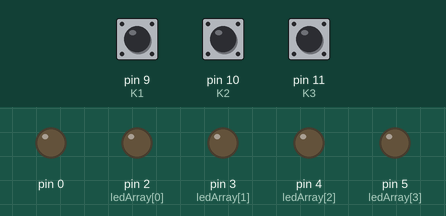
Recording of a sketch running on a simulated Arduino Uno, built with avr-gcc and run on an emulated ATmega328P. Shown: output pins drawn as LEDs (lit = HIGH). Inputs (shaded band) come from the test bench; at power-on: pin 9 (K1) HIGH, pin 10 (K2) HIGH, pin 11 (K3) HIGH.

Above: at 1.2 s.
1.3 s: pin 9 (K1) pulled LOW for 0.15 s
At 2.5 s:
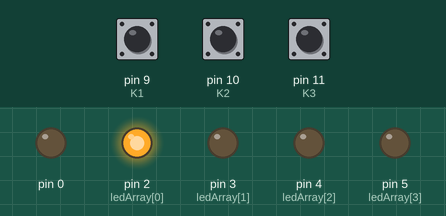
2.9 s: pin 9 (K1) pulled LOW for 1 s
At 4.1 s:
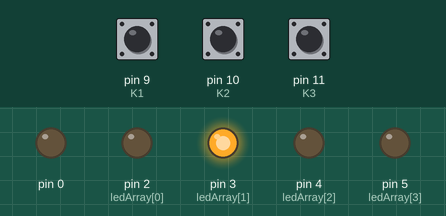
5.4 s: pin 9 (K1) pulled LOW for 0.15 s
At 6.1 s:
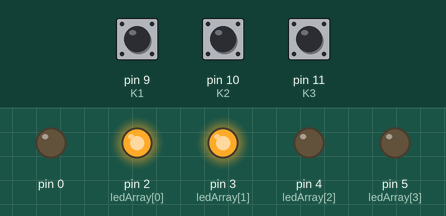
7.0 s: pin 9 (K1) pulled LOW for 3.2 s
At 7.4 s:
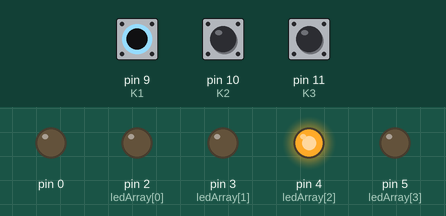
11.7 s: pin 9 (K1) pulled LOW for 0.15 s
At 12.9 s:
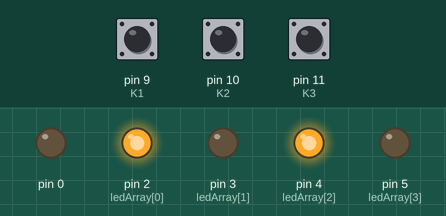
13.3 s: pin 9 (K1) pulled LOW for 1 s
At 14.3 s:
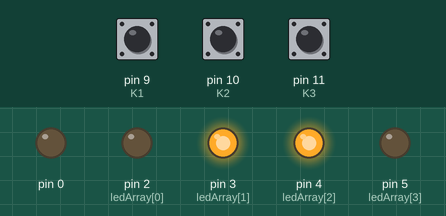
Timing chart, 0 to 16.3 s (numbered marks = the images above; inputs shaded):
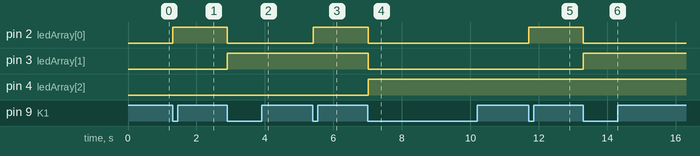

Measured:
- after the input at 1.3 s, pin 2 (ledArray[0]): LOW → HIGH at once
- after the input at 2.9 s, pin 2 (ledArray[0]): HIGH → LOW at once; pin 3 (ledArray[1]): LOW → HIGH at once
- after the input at 5.4 s, pin 2 (ledArray[0]): LOW → HIGH at once
- after the input at 7.0 s, pin 2 (ledArray[0]), pin 3 (ledArray[1]): HIGH → LOW at once; pin 4 (ledArray[2]): LOW → HIGH at once
- after the input at 11.7 s, pin 2 (ledArray[0]): LOW → HIGH at once
- after the input at 13.3 s, pin 2 (ledArray[0]): HIGH → LOW at once; pin 3 (ledArray[1]): LOW → HIGH at once

The sketch:

03.ino
```cpp
#define K1 9
#define K2 10
#define K3 11
const byte ledArray [] = {2, 3, 4, 5};
byte nr = 0;

void pciSetup(byte pin) {
  * digitalPinToPCMSK(pin) |= bit (digitalPinToPCMSKbit(pin));
  PCIFR |= bit (digitalPinToPCICRbit(pin));
  PCICR |= bit (digitalPinToPCICRbit(pin));
}

void setup() {
  pinMode(K1,INPUT_PULLUP);
  pinMode(K2,INPUT_PULLUP);
  pinMode(K3,INPUT_PULLUP);
  for (int i = 0; i < 5; i++) {
    pinMode(ledArray[i],OUTPUT);
  }
  pciSetup(K1);
  pciSetup(K2);
  pciSetup(K3);
}

ISR (PCINT0_vect) {
  if (digitalRead(K1) == LOW) nr++;
  if (digitalRead(K2) == LOW)(nr == 0 ? : nr--);
  if (digitalRead(K3) == LOW) nr = 0;
}

void loop() {
  for (int i = 0; i < 5; i++) {
    digitalWrite(ledArray[i],bitRead(nr,i));
  }
  delay(20);
}
```
